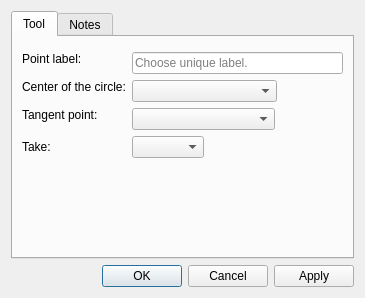
<?xml version="1.0" encoding="UTF-8"?>
<ui version="4.0">
 <class>DialogPointFromCircleAndTangent</class>
 <widget class="QDialog" name="DialogPointFromCircleAndTangent">
  <property name="geometry">
   <rect>
    <x>0</x>
    <y>0</y>
    <width>365</width>
    <height>298</height>
   </rect>
  </property>
  <property name="windowTitle">
   <string>Point from circle and tangent</string>
  </property>
  <property name="windowIcon">
   <iconset resource="../../../vmisc/share/resources/icon.qrc">
    <normaloff>:/icon/64x64/icon64x64.png</normaloff>:/icon/64x64/icon64x64.png</iconset>
  </property>
  <layout class="QVBoxLayout" name="verticalLayout_2">
   <item>
    <widget class="QTabWidget" name="tabWidget">
     <property name="currentIndex">
      <number>0</number>
     </property>
     <widget class="QWidget" name="tab">
      <attribute name="title">
       <string>Tool</string>
      </attribute>
      <layout class="QVBoxLayout" name="verticalLayout">
       <item>
        <widget class="QWidget" name="formulaPlaceholder" native="true"/>
       </item>
       <item>
        <layout class="QFormLayout" name="formLayout">
         <property name="fieldGrowthPolicy">
          <enum>QFormLayout::ExpandingFieldsGrow</enum>
         </property>
         <item row="0" column="0">
          <widget class="QLabel" name="labelEditNamePoint">
           <property name="sizePolicy">
            <sizepolicy hsizetype="Fixed" vsizetype="Fixed">
             <horstretch>0</horstretch>
             <verstretch>0</verstretch>
            </sizepolicy>
           </property>
           <property name="text">
            <string>Point label:</string>
           </property>
          </widget>
         </item>
         <item row="0" column="1">
          <widget class="QLineEdit" name="lineEditNamePoint">
           <property name="toolTip">
            <string>Unique label</string>
           </property>
           <property name="placeholderText">
            <string>Choose unique label.</string>
           </property>
          </widget>
         </item>
         <item row="1" column="0">
          <widget class="QLabel" name="labelCircleCenter">
           <property name="sizePolicy">
            <sizepolicy hsizetype="Expanding" vsizetype="Fixed">
             <horstretch>0</horstretch>
             <verstretch>0</verstretch>
            </sizepolicy>
           </property>
           <property name="text">
            <string>Center of the circle:</string>
           </property>
          </widget>
         </item>
         <item row="1" column="1">
          <widget class="QComboBox" name="comboBoxCircleCenter">
           <property name="sizePolicy">
            <sizepolicy hsizetype="Preferred" vsizetype="Fixed">
             <horstretch>0</horstretch>
             <verstretch>0</verstretch>
            </sizepolicy>
           </property>
           <property name="minimumSize">
            <size>
             <width>145</width>
             <height>0</height>
            </size>
           </property>
          </widget>
         </item>
         <item row="2" column="0">
          <widget class="QLabel" name="labelTangentPoint">
           <property name="sizePolicy">
            <sizepolicy hsizetype="Expanding" vsizetype="Fixed">
             <horstretch>0</horstretch>
             <verstretch>0</verstretch>
            </sizepolicy>
           </property>
           <property name="text">
            <string>Tangent point:</string>
           </property>
          </widget>
         </item>
         <item row="2" column="1">
          <widget class="QComboBox" name="comboBoxTangentPoint">
           <property name="sizePolicy">
            <sizepolicy hsizetype="Preferred" vsizetype="Fixed">
             <horstretch>0</horstretch>
             <verstretch>0</verstretch>
            </sizepolicy>
           </property>
           <property name="minimumSize">
            <size>
             <width>143</width>
             <height>0</height>
            </size>
           </property>
          </widget>
         </item>
         <item row="3" column="0">
          <widget class="QLabel" name="label">
           <property name="text">
            <string>Take:</string>
           </property>
          </widget>
         </item>
         <item row="3" column="1">
          <widget class="QComboBox" name="comboBoxResult"/>
         </item>
        </layout>
       </item>
       <item>
        <spacer name="verticalSpacer">
         <property name="orientation">
          <enum>Qt::Vertical</enum>
         </property>
         <property name="sizeHint" stdset="0">
          <size>
           <width>20</width>
           <height>40</height>
          </size>
         </property>
        </spacer>
       </item>
      </layout>
     </widget>
     <widget class="QWidget" name="tab_2">
      <attribute name="title">
       <string>Notes</string>
      </attribute>
      <layout class="QVBoxLayout" name="verticalLayout_3">
       <item>
        <widget class="QPlainTextEdit" name="plainTextEditToolNotes"/>
       </item>
      </layout>
     </widget>
    </widget>
   </item>
   <item>
    <widget class="QDialogButtonBox" name="buttonBox">
     <property name="orientation">
      <enum>Qt::Horizontal</enum>
     </property>
     <property name="standardButtons">
      <set>QDialogButtonBox::Apply|QDialogButtonBox::Cancel|QDialogButtonBox::Ok</set>
     </property>
    </widget>
   </item>
  </layout>
 </widget>
 <customwidgets/>
 <resources>
  <include location="../../../vmisc/share/resources/icon.qrc"/>
 </resources>
 <connections>
  <connection>
   <sender>buttonBox</sender>
   <signal>accepted()</signal>
   <receiver>DialogPointFromCircleAndTangent</receiver>
   <slot>accept()</slot>
   <hints>
    <hint type="sourcelabel">
     <x>248</x>
     <y>254</y>
    </hint>
    <hint type="destinationlabel">
     <x>157</x>
     <y>274</y>
    </hint>
   </hints>
  </connection>
  <connection>
   <sender>buttonBox</sender>
   <signal>rejected()</signal>
   <receiver>DialogPointFromCircleAndTangent</receiver>
   <slot>reject()</slot>
   <hints>
    <hint type="sourcelabel">
     <x>316</x>
     <y>260</y>
    </hint>
    <hint type="destinationlabel">
     <x>286</x>
     <y>274</y>
    </hint>
   </hints>
  </connection>
 </connections>
</ui>
